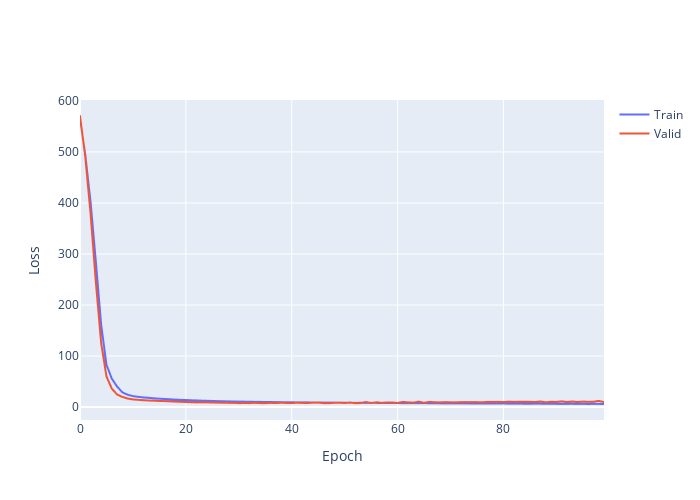

The code cell stored with this chart in its notebook:
### Code cell
# Visual representation to make a simpler way of verifying model is not overfitting
fig = go.Figure()

fig.add_trace(go.Scattergl(y=history.history['loss'],
                    name='Train'))

fig.add_trace(go.Scattergl(y=history.history['val_loss'],
                    name='Valid'))

fig.update_layout(height=500, width=700,
                  xaxis_title='Epoch',
                  yaxis_title='Loss')
fig.show()
